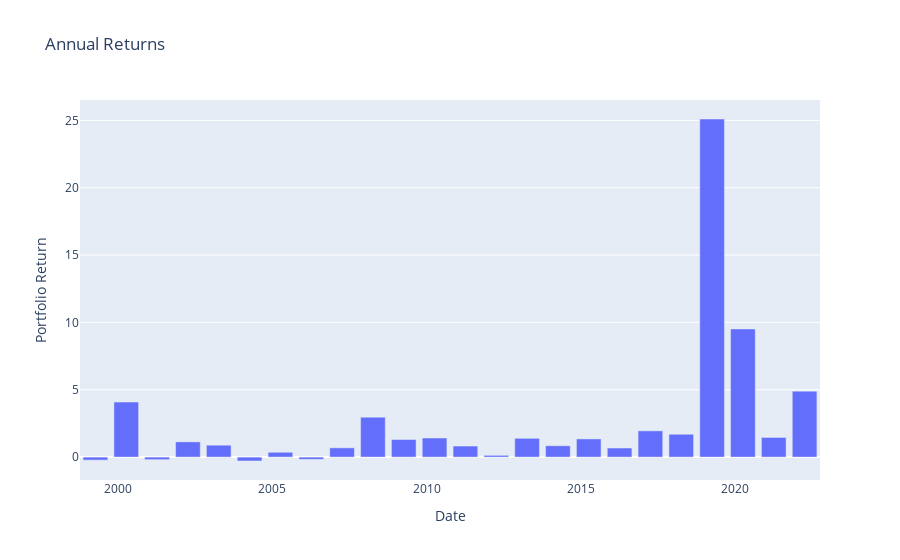

The notebook cell this image was saved under:
### Code cell
# Make an bar plot of the annual returns
annual_returns_plot = px.bar(annual_returns, x=annual_returns.index, y=annual_returns.values, labels={"x":"Year", "y":"Portfolio Return"}, title="Annual Returns")
annual_returns_plot.show()
annual_returns_plot.write_html("./html/annual_returns.html", default_width=800, default_height=250)

### Figure 1 — Plotly figure (JSON) as saved in the notebook; plotly's stock layout.template omitted (floating-point values rounded to 4 significant figures)
{"data": [{"alignmentgroup": "True", "hovertemplate": "Date=%{x}<br>Portfolio Return=%{y}<extra></extra>", "legendgroup": "", "marker": {"color": "#636efa", "pattern": {"shape": ""}}, "name": "", "offsetgroup": "", "orientation": "v", "showlegend": false, "textposition": "auto", "type": "bar", "x": ["1999-04-07T00:00:00+00:00", "2000-04-06T00:00:00+00:00", "2001-04-06T00:00:00+00:00", "2002-04-06T00:00:00+00:00", "2003-04-06T00:00:00+00:00", "2004-04-05T00:00:00+00:00", "2005-04-05T00:00:00+00:00", "2006-04-05T00:00:00+00:00", "2007-04-05T00:00:00+00:00", "2008-04-04T00:00:00+00:00", "2009-04-04T00:00:00+00:00", "2010-04-04T00:00:00+00:00", "2011-04-04T00:00:00+00:00", "2012-04-03T00:00:00+00:00", "2013-04-03T00:00:00+00:00", "2014-04-03T00:00:00+00:00", "2015-04-03T00:00:00+00:00", "2016-04-02T00:00:00+00:00", "2017-04-02T00:00:00+00:00", "2018-04-02T00:00:00+00:00", "2019-04-02T00:00:00+00:00", "2020-04-01T00:00:00+00:00", "2021-04-01T00:00:00+00:00", "2022-04-01T00:00:00+00:00"], "xaxis": "x", "y": [-0.2258, 4.087, -0.1897, 1.131, 0.8842, -0.2894, 0.3569, -0.1662, 0.6879, 2.966, 1.305, 1.418, 0.8212, 0.1305, 1.395, 0.8426, 1.35, 0.6751, 1.949, 1.696, 25.1, 9.516, 1.46, 4.898], "yaxis": "y"}], "layout": {"barmode": "relative", "legend": {"tracegroupgap": 0}, "title": {"text": "Annual Returns"}, "xaxis": {"anchor": "y", "domain": [0, 1], "title": {"text": "Date"}}, "yaxis": {"anchor": "x", "domain": [0, 1], "title": {"text": "Portfolio Return"}}}}
